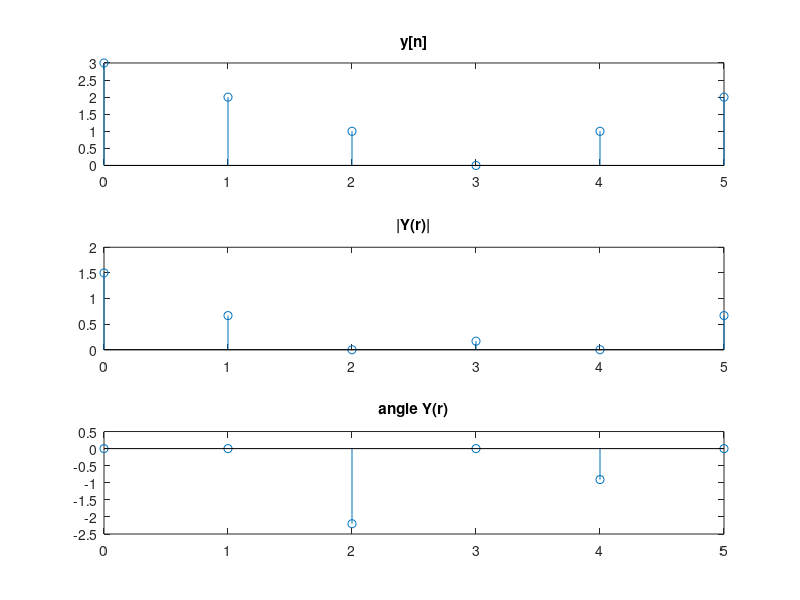
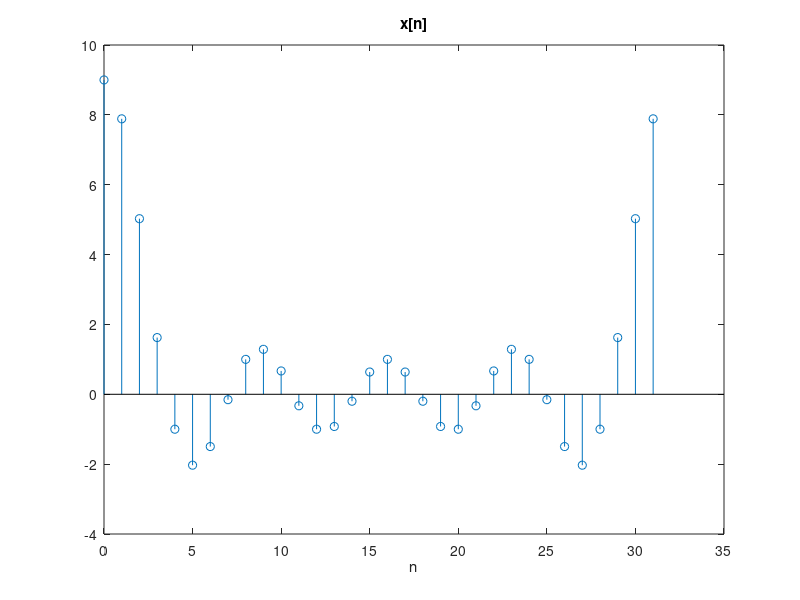
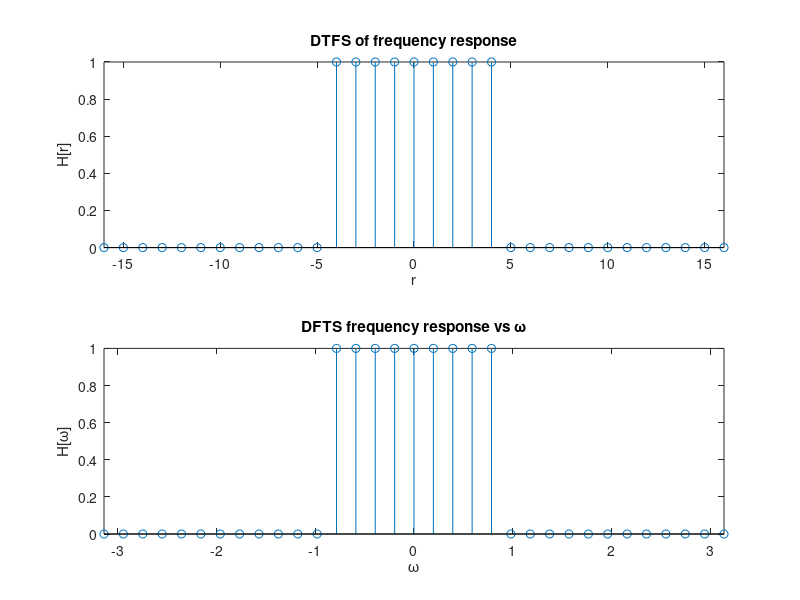
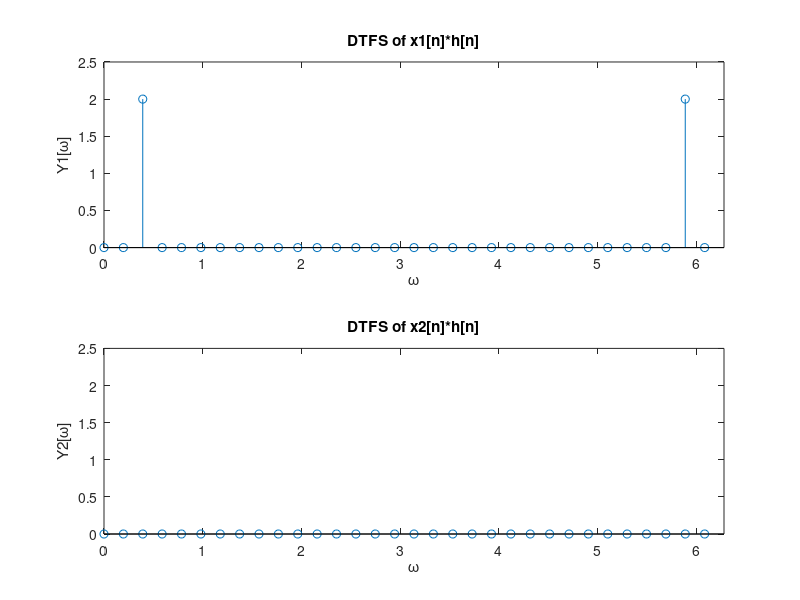

MATLAB code to generate these figures, in order:
%% ELE632 Lab 3 Report
% Authors: Mai Abdelhameed & Omar Ahmad
%% A. Discrete-Time Fourier Series
%% A.1

%x[n] = 4cos((12/5) pi n) + 2sin((16/5) pi n)
disp('fundamental frequency w0 = 0.4pi')
disp('fundamental period N0 = 5')

%% A.2

N0 = 5; 
w0= 0.4*pi;

n =(0:4);   %0:N0-1 

x = @(n) (4.*cos(2.4.*pi.*n) + 2.*sin(3.2.*pi.*n));

for r = 0:4
    xr(r+1) = sum(x(n).*exp(-j*r*(0.4*pi)*n))/5;
end

r = n;

subplot(3,1,1);
a = (0:4);
b = x(a);
stem(a, b);
title('x[n]');

subplot (3,1,2);
stem(r, abs(xr));
title ('Dr');

subplot  (3,1,3);
stem(r, angle(xr));
title ('angle Dr');

%% A.3

N0 = 6; 
w0= pi/3;

n =(0:5);   %0:N0-1 
yn = [3 2 1 0 1 2];

for r = 0:5
    yr(r+1) = sum(yn.*exp(-j*r*(pi/3)*n))/6;
end

r = n;

subplot(3,1,1);
a = (0:5);
stem(a, yn);
title('y[n]');

subplot (3,1,2);
stem(r, abs(yr));
title ('|Y(r)|');

subplot  (3,1,3);
stem(r, angle(yr));
title ('angle Y(r)');

%% B. Inverse DTFS and time shifting property

%% B.1

N0 = 32; 
n = (0:31); 
w0 = pi/16;
Xr = [ones(1,5) zeros(1,23) ones(1,4)]; 

for r = 0:31
    xn(r+1) = sum(Xr.*exp(j*n*(pi/16)*r));
end
r=n;
figure;
stem(n,xn)
xlabel('n'); 
title('x[n]');

%% B.2

N0 = 32; 
n = (0:31); 
w0 = pi/16;
Xr = [ones(1,5) zeros(1,23) ones(1,4)].*exp(-j*5*(pi/16)*n); 


for r = 0:31
    xn(r+1) = sum(Xr.*exp(j*n*(pi/16)*r));
end
r = n;
figure;
stem(r, xn);
xlabel('n');
title('x[n]');

disp('x[n] of B.2 is a shifted version of the x[n] of B.1 by 5.');

%% C. System Response
%% C.1
clear;

u = @(n) (n >= 0) * 1.0 .* (mod(n,1)==0);
H = @(n) u(n+4)-u(n-5);
N_0 = 32; 
n = (-16:16); 
omega = (2*pi/N_0);

subplot(2, 1, 1);
stem(n,H(n));
xlabel('r'); 
ylabel('H[r]'); 
axis([-16 16 0 1]);
title('DTFS of frequency response');

subplot(2, 1, 2);
stem(n.*omega,H(n)); 
xlabel('\omega'); 
ylabel('H[\omega]'); 
axis([-pi pi 0 1]);
title ('DFTS frequency response vs \omega');

%% C.2-3
clear;

N_0 = 32; 
omega = 2*pi/N_0;
n = (0:N_0-1); 
H1 = [ones(1,5) zeros(1,23) ones(1,4)];
x1 = @(n) 4.0*cos(pi*n/8);
x2 = @(n) 4.0*cos(pi*n/2);

for r = (0:N_0-1)
    X1(r+1) = sum(x1(n).*exp(-j.*r.*(omega).*n))/N_0;
    X2(r+1) = sum(x2(n).*exp(-j.*r.*(omega).*n))/N_0;
end

figure;

subplot(2,1,1);
stem(n.*omega, H1.*abs(X1));
axis([0 2*pi 0 2.5]);
title('DTFS of x1[n]*h[n]');
xlabel('\omega');
ylabel('Y1[\omega]');

subplot(2,1,2);
stem(n.*omega, H1.*abs(X2));
axis([0 2*pi 0 2.5]);
title('DTFS of x2[n]*h[n]');
xlabel('\omega');
ylabel('Y2[\omega]');

%% C.4

disp('H[r] is a low-pass filter, which lets through signals between -pi/4');
disp('to pi/4. Since both input signals are sinusoidal, they produce a');
disp('delta function at the location of \omega. x1 produces it at pi/8');
disp('which is within the filter, which is why it was displayed, while the');
disp('second signal was blocked out due to it not being within the range.')
